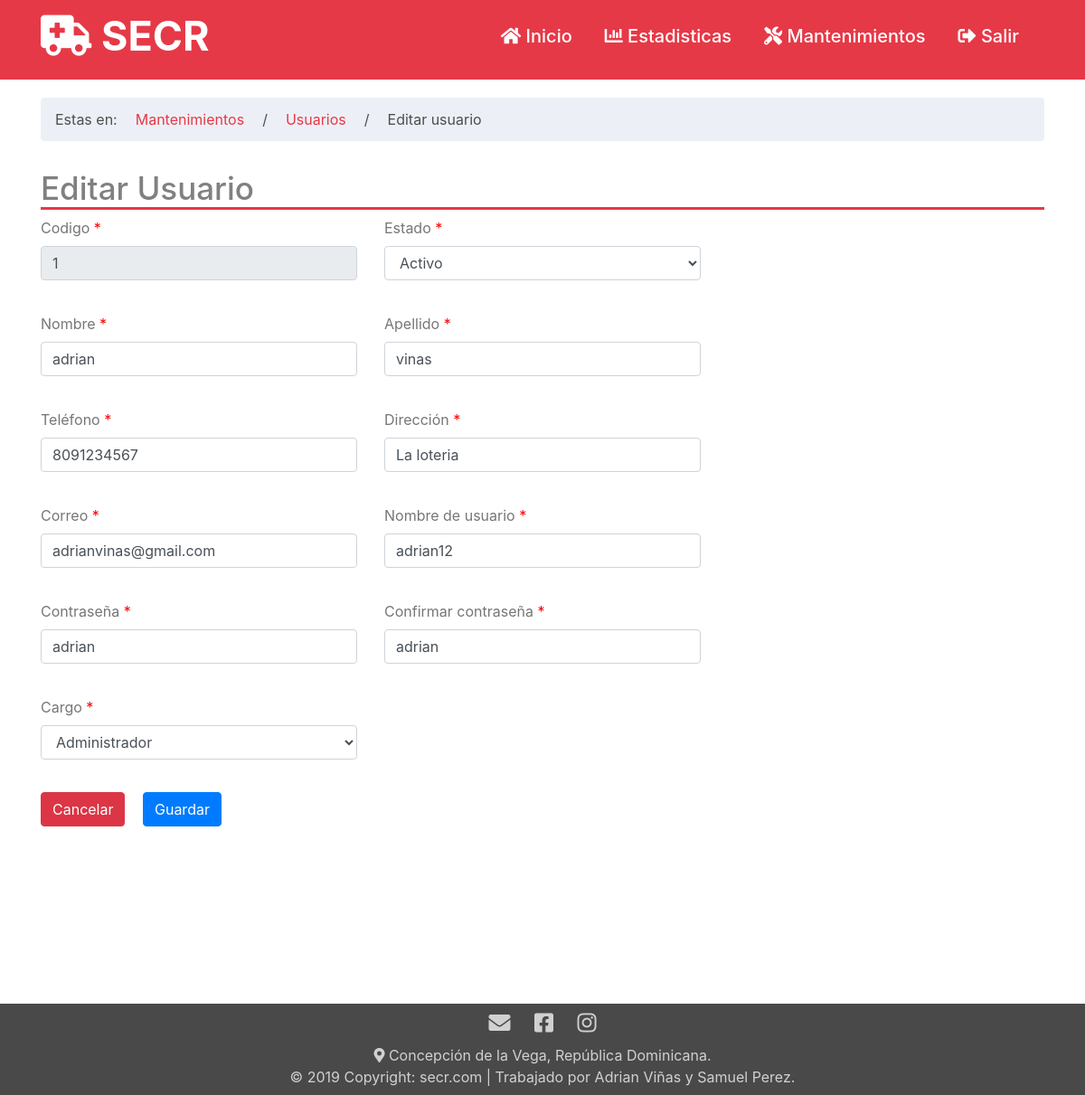
Before: /usuario_modi.php?id=1 with the older database file.
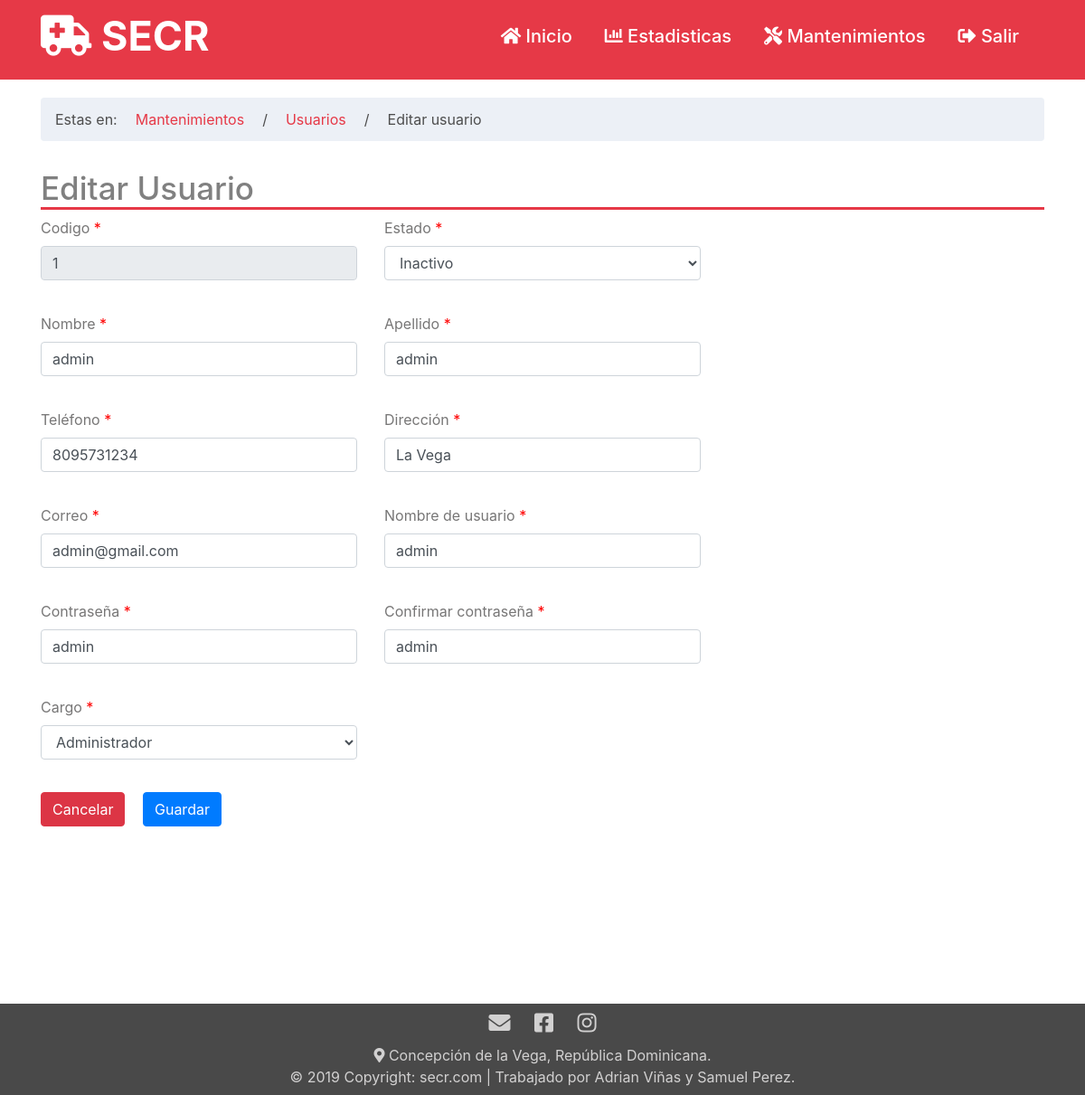
After: the same page with the newer database file.
### tables this page shows
CREATE TABLE `usuario` (
  `id_usuario` int(11) NOT NULL,
  `nombre` varchar(50) NOT NULL,
  `apellido` varchar(50) NOT NULL,
  `telefono` varchar(50) NOT NULL,
  `direccion` varchar(50) NOT NULL,
  `correo` varchar(50) NOT NULL,
  `nombre_usuario` varchar(50) NOT NULL,
  `contrasena` varchar(50) NOT NULL,
  `administrador` char(3) NOT NULL,
  `estado` char(1) NOT NULL
);

### php/select.php (called while the page is built, shortened)
<?php
function consultar_usuarios_id($id){
    include('conexion.php');
    $sql="SELECT * FROM usuario where id_usuario='$id'";
    return $result=$mysqli->query($sql);
}
?>

### usuario_modi.php (the view, shortened to what the changed rows need)
<?php
    include './php/cabe.php';
    $query=consultar_usuarios_id($_GET['id']);
    $row=$query->fetch_assoc();
?>
<div class="container">
    <div class="row">
        <div class="col-lg-12">
            <h2 id="Titulo">Editar Usuario</h2>
        </div>
    </div>
    <form action="./php/procedimientos_usuario.php?accion=UDT" method="POST">
        <div class="row">
                <div class="col-md-4 col-md-offset-2 col-sm-4 col-sm-offset-2 col-lg-4 col-lg-offset-2 col-xs-12 col-xs-offset-0">
                    <div class="form-group">
                        <label for="" class="control-label">Codigo <span style="color:red">*</span> </label>
                        <input type="text" name="codigo" require="" placeholder="codigo" class="form-control" readonly="" value="<?php echo $row['id_usuario']?>">
                    </div>
                </div>
                <div class="col-md-4 col-md-offset-0 col-sm-4 col-sm-offset-0 col-lg-4 col-lg-offset-0 col-xs-12 col-xs-offset-0">
                    <div class="form-group">
                        <label for="" class="control-label">Estado <span style="color:red">*</span> </label>
                        <select class="form-control" name="estado">
                            <option value="1" <?php if($row['estado']=="A"){echo "selected";} ?>>Activo</option>
                            <option value="0" <?php if($row['estado']=="I"){echo "selected";} ?>>Inactivo</option>
                        </select>
                    </div>
                </div>
        </div>
       <div class="row" id="fila">
         <div class="col-md-4 col-md-offset-2 col-sm-4 col-sm-offset-2 col-lg-4 col-lg-offset-2 col-xs-12 col-xs-offset-0">
            <div class="form-group">
                <label for="" class="control-label">Nombre <span style="color:red">*</span> </label>
                <input type="text" name="nombres" required="" placeholder="Nombre" class="form-control" value="<?php echo $row['nombre']?>">
            </div>
         </div>
         <div class="col-md-4 col-md-offset-2 col-sm-4 col-sm-offset-2 col-lg-4 col-lg-offset-2 col-xs-12 col-xs-offset-0">
            <div class="form-group">
                <label for="" class="control-label">Apellido <span style="color:red">*</span> </label>
                <input type="text" name="apellidos" required="" placeholder="Apellido" class="form-control" value="<?php echo $row['apellido']?>">
            </div>
         </div>
        </div>
        <div class="row" id="fila">
         <div class="col-md-4 col-md-offset-2 col-sm-4 col-sm-offset-2 col-lg-4 col-lg-offset-2 col-xs-12 col-xs-offset-0">
            <div class="form-group">
                <label for="" class="control-label">Teléfono <span style="color:red">*</span> </label>
                <input type="text" name="telefonos" required="" placeholder="Teléfono" class="form-control" value="<?php echo $row['telefono']?>">
            </div>
         </div>
         <div class="col-md-4 col-md-offset-2 col-sm-4 col-sm-offset-2 col-lg-4 col-lg-offset-2 col-xs-12 col-xs-offset-0">
            <div class="form-group">
                <label for="" class="control-label">Dirección <span style="color:red">*</span> </label>
                <input type="text" name="direcciones" required="" placeholder="Dirección" class="form-control" value="<?php echo $row['direccion']?>">
            </div>
         </div>
        </div>
        <div class="row" id="fila">
         <div class="col-md-4 col-md-offset-2 col-sm-4 col-sm-offset-2 col-lg-4 col-lg-offset-2 col-xs-12 col-xs-offset-0">
            <div class="form-group">
                <label for="" class="control-label">Correo <span style="color:red">*</span> </label>
                <input type="e-mail" name="correos" required="" placeholder="Correo" class="form-control" value="<?php echo $row['correo']?>">
            </div>
         </div>
         <div class="col-md-4 col-md-offset-2 col-sm-4 col-sm-offset-2 col-lg-4 col-lg-offset-2 col-xs-12 col-xs-offset-0">
            <div class="form-group">
                <label for="" class="control-label">Nombre de usuario <span style="color:red">*</span> </label>
                <input type="text" name="usuarios" required="" placeholder="Nombre de usuario" class="form-control" value="<?php echo $row['nombre_usuario']?>">
            </div>
         </div>
        </div>
        <div class="row" id="fila">
         <div class="col-md-4 col-md-offset-2 col-sm-4 col-sm-offset-2 col-lg-4 col-lg-offset-2 col-xs-12 col-xs-offset-0">
            <div class="form-group">
                <label for="" class="control-label">Contraseña <span style="color:red">*</span> </label>
                <input type="text" name="contrasenas" required="" placeholder="Contraseña" class="form-control" id="contrasenas" value="<?php echo $row['contrasena']?>">
            </div>
         </div>
         <div class="col-md-4 col-md-offset-2 col-sm-4 col-sm-offset-2 col-lg-4 col-lg-offset-2 col-xs-12 col-xs-offset-0">
            <div class="form-group">
                <label for="" class="control-label">Confirmar contraseña <span style="color:red">*</span> </label>
                <input type="text" name="confirmar" required="" placeholder="Confirmar contraseña" class="form-control" id="confirmar" value="<?php echo $row['contrasena']?>">
            </div>
         </div>
        </div>
        <div class="row" id="fila">
         <div class="col-md-4 col-md-offset-2 col-sm-4 col-sm-offset-2 col-lg-4 col-lg-offset-2 col-xs-12 col-xs-offset-0">
            <div class="form-group">
                <label for="" class="control-label">Cargo <span style="color:red">*</span> </label>
                <select class="form-control" name="administrador">
                    <option value="1" <?php if($row['administrador']=="ADM"){echo "selected";} ?>>Administrador</option>
                </select>
            </div>
         </div>
        </div>
     </form>
</div>
<?php
    include 'php/pie.php';
?>

Changed rows visible on the page:
changed usuario "Administrador": estado "Activo" → "Inactivo"; nombres "adrian" → "admin"; apellidos "vinas" → "admin"; telefonos "8091234567" → "8095731234"; direcciones "La loteria" → "La Vega"; correos "adrianvinas@gmail.com" → "admin@gmail.com"; usuarios "adrian12" → "admin"; contrasenas "adrian" → "admin"; confirmar "adrian" → "admin"
